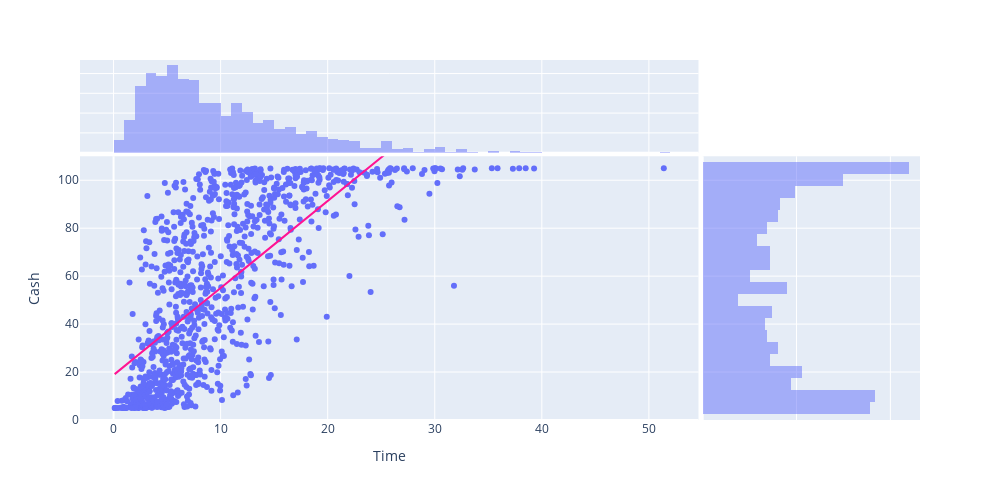

Notebook cell for this chart:
### Markdown cell above
Correlation of time vs money spent on website

### Code cell
fig = px.scatter(join_time_spend, x = 'Time', y='Cash', width=1000, height=500,  range_y=[0,110], trendline='ols', trendline_color_override='DeepPink',  marginal_x='histogram', marginal_y='histogram')
fig.show()
print("Corrlation between time and $$ is: " + str(round(join_time_spend.corr().values[0][1],4)))

### Figure 1 — Plotly figure (JSON) as saved in the notebook; plotly's stock layout.template omitted (floating-point values rounded to 4 significant figures; data arrays with more than 128 entries replaced by an {"elided": "..."} marker saying what was removed)
{"data": [{"hovertemplate": "Time=%{x}<br>Cash=%{y}<extra></extra>", "legendgroup": "", "marker": {"color": "#636efa", "symbol": "circle"}, "mode": "markers", "name": "", "orientation": "v", "showlegend": false, "type": "scatter", "x": {"elided": "1000 float values"}, "xaxis": "x", "y": {"elided": "1000 float values"}, "yaxis": "y"}, {"alignmentgroup": "True", "bingroup": "x", "hovertemplate": "Time=%{x}<br>count=%{y}<extra></extra>", "legendgroup": "", "marker": {"color": "#636efa"}, "name": "", "offsetgroup": "", "opacity": 0.5, "showlegend": false, "type": "histogram", "x": {"elided": "1000 float values"}, "xaxis": "x3", "yaxis": "y3"}, {"alignmentgroup": "True", "bingroup": "y", "hovertemplate": "Cash=%{y}<br>count=%{x}<extra></extra>", "legendgroup": "", "marker": {"color": "#636efa"}, "name": "", "offsetgroup": "", "opacity": 0.5, "showlegend": false, "type": "histogram", "xaxis": "x2", "y": {"elided": "1000 float values"}, "yaxis": "y2"}, {"hovertemplate": "<b>OLS trendline</b><br>Cash = 3.63077 * Time + 18.747<br>R<sup>2</sup>=0.522875<br><br>Time=%{x}<br>Cash=%{y} <b>(trend)</b><extra></extra>", "legendgroup": "", "line": {"color": "DeepPink"}, "marker": {"color": "#636efa", "symbol": "circle"}, "mode": "lines", "name": "", "showlegend": false, "type": "scatter", "x": {"elided": "1000 float values"}, "xaxis": "x", "y": {"elided": "1000 float values"}, "yaxis": "y"}], "layout": {"barmode": "overlay", "height": 500, "legend": {"tracegroupgap": 0}, "margin": {"t": 60}, "width": 1000, "xaxis": {"anchor": "y", "domain": [0, 0.7363], "title": {"text": "Time"}}, "xaxis2": {"anchor": "y2", "domain": [0.7413, 1], "matches": "x2", "showgrid": true, "showline": false, "showticklabels": false, "ticks": ""}, "xaxis3": {"anchor": "y3", "domain": [0, 0.7363], "matches": "x", "showgrid": true, "showticklabels": false}, "xaxis4": {"anchor": "y4", "domain": [0.7413, 1], "matches": "x2", "showgrid": true, "showline": false, "showticklabels": false, "ticks": ""}, "yaxis": {"anchor": "x", "domain": [0, 0.7326], "range": [0, 110], "title": {"text": "Cash"}}, "yaxis2": {"anchor": "x2", "domain": [0, 0.7326], "matches": "y", "showgrid": true, "showticklabels": false}, "yaxis3": {"anchor": "x3", "domain": [0.7426, 1], "matches": "y3", "showgrid": true, "showline": false, "showticklabels": false, "ticks": ""}, "yaxis4": {"anchor": "x4", "domain": [0.7426, 1], "matches": "y3", "showgrid": true, "showline": false, "showticklabels": false, "ticks": ""}}}
